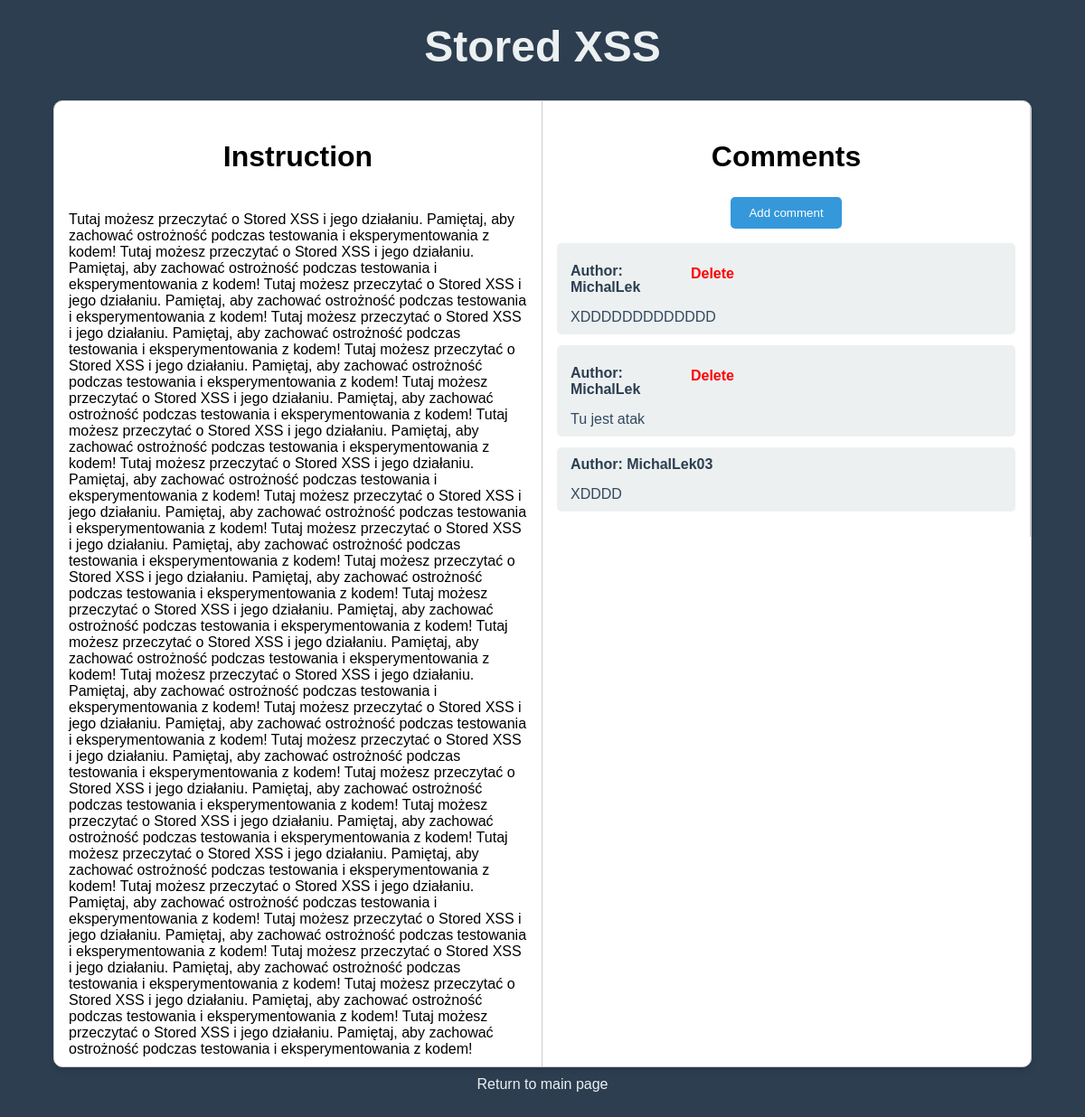
Before: /app/tasks/stored_xss (signed in) with the older database file.
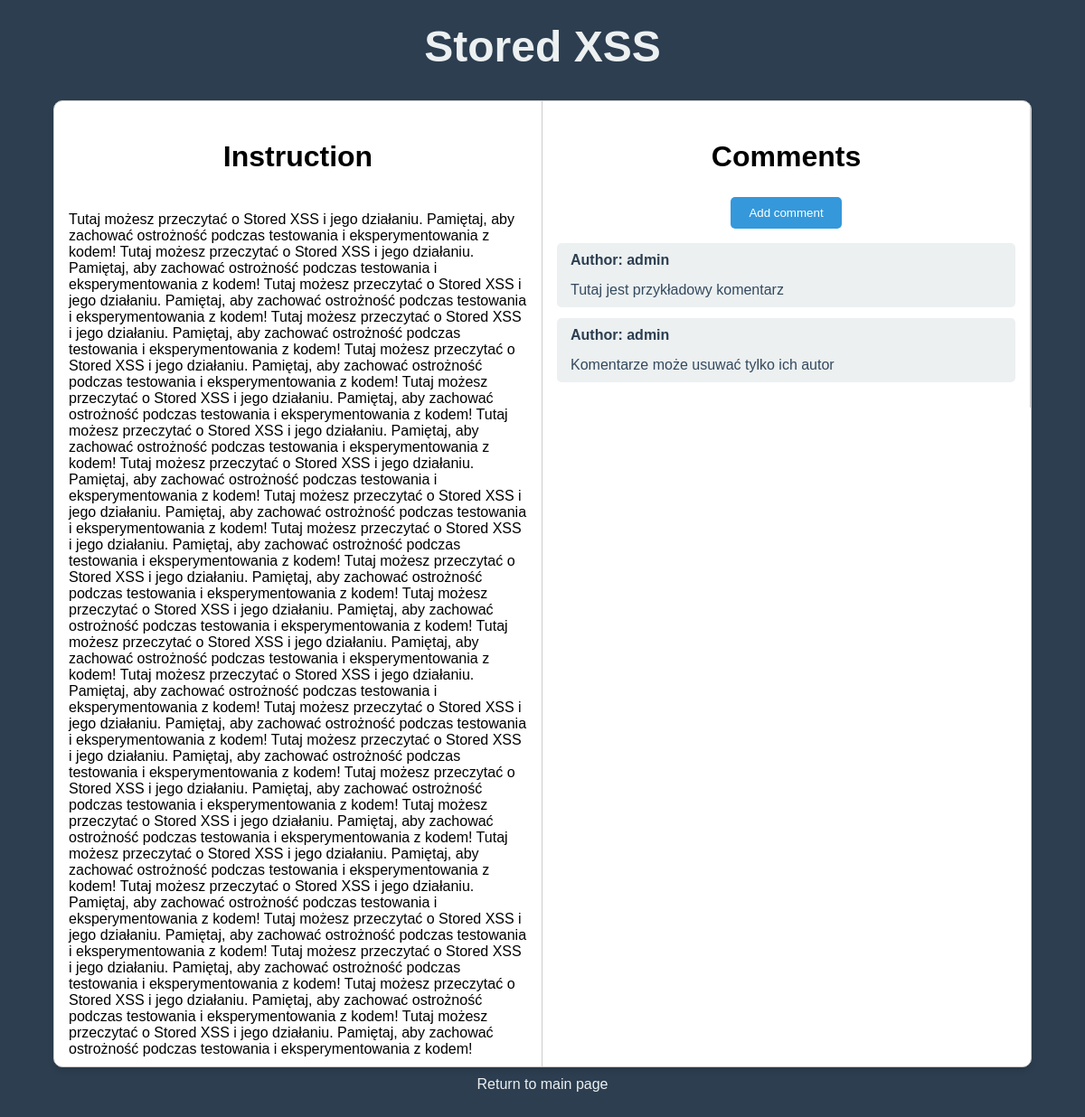
After: the same page with the newer database file.
### app/models.py (models this page shows)
class Comments(models.Model):
    author = models.ForeignKey(User, on_delete=models.CASCADE)
    title = models.CharField(max_length=255, blank=True)
    content = models.TextField()
    date = models.DateTimeField(blank=True, null=True)

### app/views.py (the view)
# urls.py: path("tasks/stored_xss", views.stored_xss, name="stored_xss"),
@login_required
def stored_xss(request):
    if request.method == "GET":
        comment_form = CommmentForm()
        comments = Comments.objects.select_related("author")
        context = {
            "comment_form": comment_form,
            "comments": comments,
            "logged_user": request.user,
        }
        return render(request, "app/stored_xss.html", context)
    else:
        raise Http404("You can not access this page via GET.")

### app/templates/app/stored_xss.html (shortened to what this page needs)
{% load static  %}
<!DOCTYPE html>
<html lang="pl">
<head>
    <link rel="stylesheet" href="{% static 'app/stored.css' %}">
</head>
<body>
    <h1>Stored XSS</h1>
    <div class="container">
        <div class="text-section">
            <h2>Instruction</h2>
            <p>Tutaj możesz przeczytać o Stored XSS i jego działaniu. Pamiętaj, aby zachować ostrożność podczas testowania i eksperymentowania z kodem!
                Tutaj możesz przeczytać o Stored XSS i jego działaniu. Pamiętaj, aby zachować ostrożność podczas testowania i eksperymentowania z kodem!
                Tutaj możesz przeczytać o Stored XSS i jego działaniu. Pamiętaj, aby zachować ostrożność podczas testowania i eksperymentowania z kodem!
                Tutaj możesz przeczytać o Stored XSS i jego działaniu. Pamiętaj, aby zachować ostrożność podczas testowania i eksperymentowania z kodem!
                Tutaj możesz przeczytać o Stored XSS i jego działaniu. Pamiętaj, aby zachować ostrożność podczas testowania i eksperymentowania z kodem!
                Tutaj możesz przeczytać o Stored XSS i jego działaniu. Pamiętaj, aby zachować ostrożność podczas testowania i eksperymentowania z kodem!
                Tutaj możesz przeczytać o Stored XSS i jego działaniu. Pamiętaj, aby zachować ostrożność podczas testowania i eksperymentowania z kodem!
                Tutaj możesz przeczytać o Stored XSS i jego działaniu. Pamiętaj, aby zachować ostrożność podczas testowania i eksperymentowania z kodem!
                Tutaj możesz przeczytać o Stored XSS i jego działaniu. Pamiętaj, aby zachować ostrożność podczas testowania i eksperymentowania z kodem!
                Tutaj możesz przeczytać o Stored XSS i jego działaniu. Pamiętaj, aby zachować ostrożność podczas testowania i eksperymentowania z kodem!
                Tutaj możesz przeczytać o Stored XSS i jego działaniu. Pamiętaj, aby zachować ostrożność podczas testowania i eksperymentowania z kodem!
                Tutaj możesz przeczytać o Stored XSS i jego działaniu. Pamiętaj, aby zachować ostrożność podczas testowania i eksperymentowania z kodem!
                Tutaj możesz przeczytać o Stored XSS i jego działaniu. Pamiętaj, aby zachować ostrożność podczas testowania i eksperymentowania z kodem!
                Tutaj możesz przeczytać o Stored XSS i jego działaniu. Pamiętaj, aby zachować ostrożność podczas testowania i eksperymentowania z kodem!
                Tutaj możesz przeczytać o Stored XSS i jego działaniu. Pamiętaj, aby zachować ostrożność podczas testowania i eksperymentowania z kodem!
                Tutaj możesz przeczytać o Stored XSS i jego działaniu. Pamiętaj, aby zachować ostrożność podczas testowania i eksperymentowania z kodem!
                Tutaj możesz przeczytać o Stored XSS i jego działaniu. Pamiętaj, aby zachować ostrożność podczas testowania i eksperymentowania z kodem!
                Tutaj możesz przeczytać o Stored XSS i jego działaniu. Pamiętaj, aby zachować ostrożność podczas testowania i eksperymentowania z kodem!
                Tutaj możesz przeczytać o Stored XSS i jego działaniu. Pamiętaj, aby zachować ostrożność podczas testowania i eksperymentowania z kodem!
                Tutaj możesz przeczytać o Stored XSS i jego działaniu. Pamiętaj, aby zachować ostrożność podczas testowania i eksperymentowania z kodem!
                Tutaj możesz przeczytać o Stored XSS i jego działaniu. Pamiętaj, aby zachować ostrożność podczas testowania i eksperymentowania z kodem!
                Tutaj możesz przeczytać o Stored XSS i jego działaniu. Pamiętaj, aby zachować ostrożność podczas testowania i eksperymentowania z kodem!
                Tutaj możesz przeczytać o Stored XSS i jego działaniu. Pamiętaj, aby zachować ostrożność podczas testowania i eksperymentowania z kodem!
                Tutaj możesz przeczytać o Stored XSS i jego działaniu. Pamiętaj, aby zachować ostrożność podczas testowania i eksperymentowania z kodem!</p>
        </div>
        <div class="comments-section">
            <h2>Comments</h2>
            <button class="add" onclick="openModal()">Add comment</button>
            {% for comment in comments %}
                <div class="comment">
                    <div class="comment-header">
                        <div class="author">Author: {{comment.author.username}}</div>
                        {% if comment.author.id == logged_user.id %}
                            <form action="{% url 'app:delete_comment' comment.id %}" method="post" style="display: inline-block;">
                                <button type="submit" class="delete-button">Delete</button>
                            </form>
                        {% endif %}
                    </div>
                    {% autoescape off %}
                    <div class="text">{{ comment.content }}</div>
                    {% endautoescape %}
                </div>
            {% endfor %}
        </div>
    </div>
    <a href="{% url 'app:tasks' %}">Return to main page</a>
</body>
</html>

### app/static/app/stored.css (style rules this page uses)
body { font-family: Arial, sans-serif; margin: 0; padding: 0; display: flex; flex-direction: column; align-items: center; background-color: #2c3e50; height: 100vh; }
h1 { text-align: center; margin-top: 1.5rem; font-size: 3rem; color:#ecf0f1; }
h2 { font-size: 2rem; }
.container { display: flex; flex-direction: row; justify-content: center; align-items: flex-start; width: 90%; height: 80%; border: 1px solid #ccc; background-color: #fff; border-radius: 10px; box-shadow: 0px 4px 6px rgba(0, 0, 0, 0.1); overflow: hidden; animation: fadeIn 1.5s ease-in-out; }
.text-section, .comments-section, .dom_based-section { flex: 1; border-right: 1px solid #ccc; display: flex; flex-direction: column; align-items: center; overflow-y: scroll; max-height: 97%; padding: 1rem; }
.comments-section .add { background-color: #3498db; color: #fff; border: none; padding: 10px 20px; margin-top: auto; border-radius: 5px; cursor: pointer; margin-bottom: 1rem; transition: background-color 0.2s ease; }
.comment { position: relative; background-color: #ecf0f1; padding: 10px 15px; margin-bottom: 0.75rem; border-radius: 5px; width: 100%; box-sizing: border-box; display: flex; flex-direction: column; justify-content: flex-start; }
.comment-header { display: flex; justify-content: space-between; align-items:end; margin-bottom: 10px; }
.comment .author { font-weight: bold; color: #2c3e50; }
.comment .text { color: #34495e; margin-top: 5px; }
a { margin: 10px 0; text-decoration: none; color:#ecf0f1; }

Changed rows visible on the page:
removed Comments: author.username "MichalLek", shows "Delete", content "XDDDDDDDDDDDDD"
removed Comments: author.username "MichalLek", shows "Delete", content "Tu jest atak"
removed Comments: author.username "MichalLek03", content "XDDDD"
added Comments: author.username "admin", content "Tutaj jest przykładowy komentarz"
added Comments: author.username "admin", content "Komentarze może usuwać tylko ich autor"
